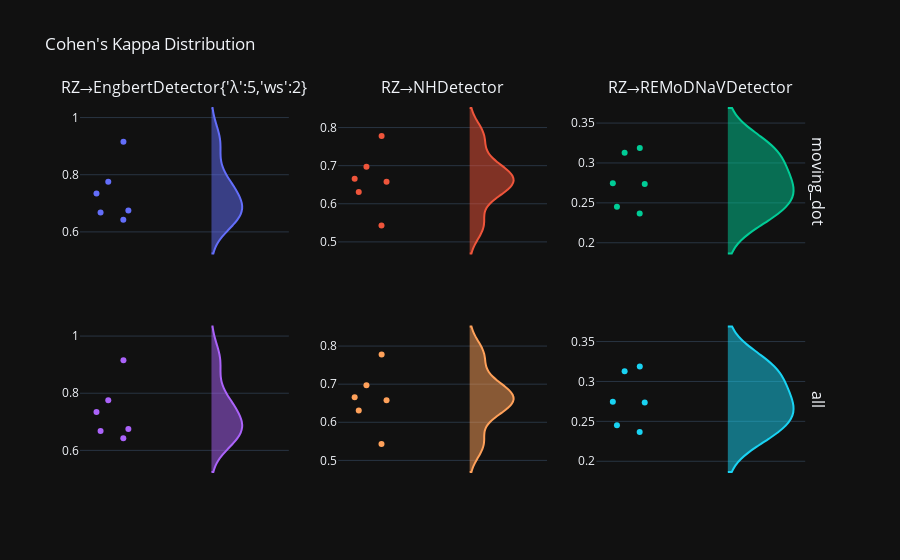

The notebook cell saved with this chart:
### Code cell
samples_kappa_grouped = detector_comparisons.compare_samples(samples=samples_df, metric="kappa", group_by=cnst.STIMULUS)
kappa_distribution_fig = figs.distributions_grid(
    samples_kappa_grouped[COMPARISON_COLUMNS],
    plot_type="violin",
    title="Cohen's Kappa Distribution",
    column_title_mapper=lambda col: f"{col[0]}→{col[1]}"
)
kappa_distribution_fig.show()

### Figure 1 — Plotly figure (JSON) as saved in the notebook; plotly's stock layout.template omitted (floating-point values rounded to 4 significant figures)
{"data": [{"name": "", "points": "all", "showlegend": false, "side": "positive", "y": [0.6676, 0.7752, 0.9152, 0.675, 0.7343, 0.6427], "type": "violin", "xaxis": "x", "yaxis": "y"}, {"name": "", "points": "all", "showlegend": false, "side": "positive", "y": [0.543, 0.6974, 0.7779, 0.6307, 0.666, 0.6578], "type": "violin", "xaxis": "x2", "yaxis": "y2"}, {"name": "", "points": "all", "showlegend": false, "side": "positive", "y": [0.2452, 0.3189, 0.2747, 0.2738, 0.2366, 0.3127], "type": "violin", "xaxis": "x3", "yaxis": "y3"}, {"name": "", "points": "all", "showlegend": false, "side": "positive", "y": [0.6676, 0.7752, 0.9152, 0.675, 0.7343, 0.6427], "type": "violin", "xaxis": "x4", "yaxis": "y4"}, {"name": "", "points": "all", "showlegend": false, "side": "positive", "y": [0.543, 0.6974, 0.7779, 0.6307, 0.666, 0.6578], "type": "violin", "xaxis": "x5", "yaxis": "y5"}, {"name": "", "points": "all", "showlegend": false, "side": "positive", "y": [0.2452, 0.3189, 0.2747, 0.2738, 0.2366, 0.3127], "type": "violin", "xaxis": "x6", "yaxis": "y6"}], "layout": {"xaxis": {"anchor": "y", "domain": [0.0, 0.2822]}, "yaxis": {"anchor": "x", "domain": [0.575, 1.0]}, "xaxis2": {"anchor": "y2", "domain": [0.3489, 0.6311]}, "yaxis2": {"anchor": "x2", "domain": [0.575, 1.0]}, "xaxis3": {"anchor": "y3", "domain": [0.6978, 0.98]}, "yaxis3": {"anchor": "x3", "domain": [0.575, 1.0]}, "xaxis4": {"anchor": "y4", "domain": [0.0, 0.2822]}, "yaxis4": {"anchor": "x4", "domain": [0.0, 0.425]}, "xaxis5": {"anchor": "y5", "domain": [0.3489, 0.6311]}, "yaxis5": {"anchor": "x5", "domain": [0.0, 0.425]}, "xaxis6": {"anchor": "y6", "domain": [0.6978, 0.98]}, "yaxis6": {"anchor": "x6", "domain": [0.0, 0.425]}, "annotations": [{"font": {"size": 16}, "showarrow": false, "text": "RZ→EngbertDetector{'λ':5,'ws':2}", "x": 0.1411, "xanchor": "center", "xref": "paper", "y": 1.0, "yanchor": "bottom", "yref": "paper"}, {"font": {"size": 16}, "showarrow": false, "text": "RZ→NHDetector", "x": 0.49, "xanchor": "center", "xref": "paper", "y": 1.0, "yanchor": "bottom", "yref": "paper"}, {"font": {"size": 16}, "showarrow": false, "text": "RZ→REMoDNaVDetector", "x": 0.8389, "xanchor": "center", "xref": "paper", "y": 1.0, "yanchor": "bottom", "yref": "paper"}, {"font": {"size": 16}, "showarrow": false, "text": "moving_dot", "textangle": 90, "x": 0.98, "xanchor": "left", "xref": "paper", "y": 0.7875, "yanchor": "middle", "yref": "paper"}, {"font": {"size": 16}, "showarrow": false, "text": "all", "textangle": 90, "x": 0.98, "xanchor": "left", "xref": "paper", "y": 0.2125, "yanchor": "middle", "yref": "paper"}], "title": {"text": "Cohen's Kappa Distribution"}, "showlegend": false}}
